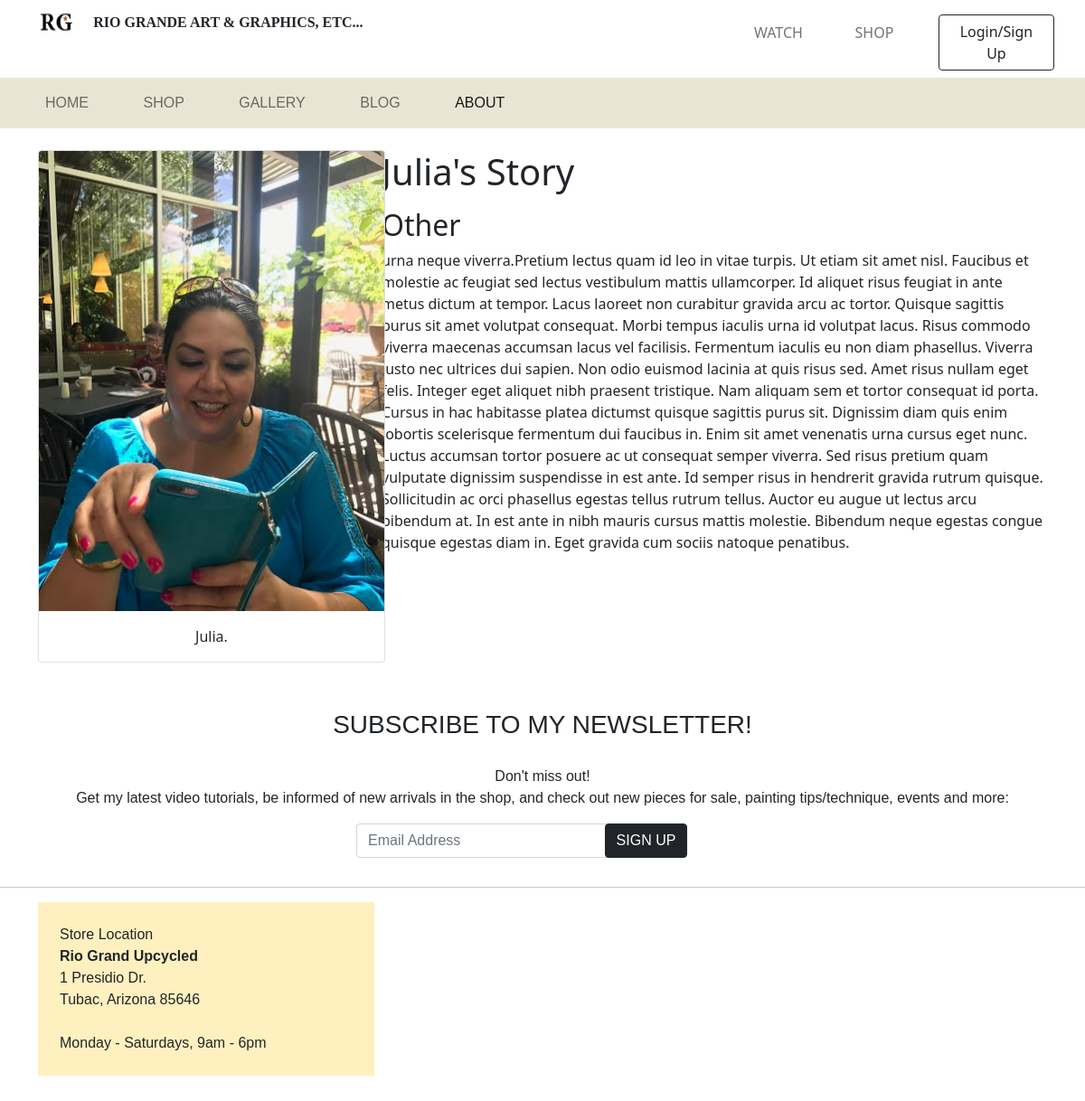
The page /about/ on the database its author committed.
### base/models.py (models this page shows, shortened)
class About(models.Model):
    title = models.CharField(max_length=200)
    story = models.TextField()
    image = models.ImageField(null=True, blank=True,
                                       default="default.jpg")
    class Meta:
        verbose_name_plural = "About Options"

### base/views.py (the view)
# urls.py: path('about/', views.about, name="about"),
def about(request):
    title = About.objects.all()
    story = About.objects.all()
    posts = Post.objects.all()
    context = {'title':title, 'story': story, 'posts':posts}
    return render(request, 'about.html', context)

### templates/about.html (shortened to what this page needs)
{% extends 'main.html' %}
{% load static %}
{% block content %}
<div class="container mt-4">
    <div class="row">
        {% for about in title %}
        <div class="col-4">
            <div class="card text-center" style="width: 24rem;">
                <img src="{{ about.image.url }}" class="card-img-top" alt="Julia">
                <div class="card-body">
                  <p class="card-text">Julia.</p>
                </div>
              </div>
        </div>
        <div class="col">
        <h1>{{ about.title }}</h1>
        <p>
            {{ about.story | safe }}
        </p>
        </div>
        {% endfor %}
    </div>
</div>
{% include 'base/signup.html' %}
{% endblock content %}

### rows shown on the page
About: image (picture), title "Julia's Story", story "Other urna neque viverra.Pretium lectus quam id leo in vitae turpis. Ut etiam sit amet nisl. Faucibus et molestie ac feugiat sed lectus vestibulum mattis ullamcorper. Id aliquet risus feugiat in ante metus dictum at tempor. Lacus laoreet non curabitur gravida arcu ac tortor. Quisque sagittis purus sit amet volutpat consequat. Morbi tempus iaculis urna id volutpat lacus. Risus commodo viverra maecenas accumsan lacus vel facilisis. Fermentum iaculis eu non diam phasellus. Viverra justo nec ultrices dui sapien. Non odio euismod lacinia at quis risus sed. Amet risus nullam eget felis. Integer eget aliquet nibh praesent tristique. Nam aliquam sem et tortor consequat id porta. Cursus in hac…"
